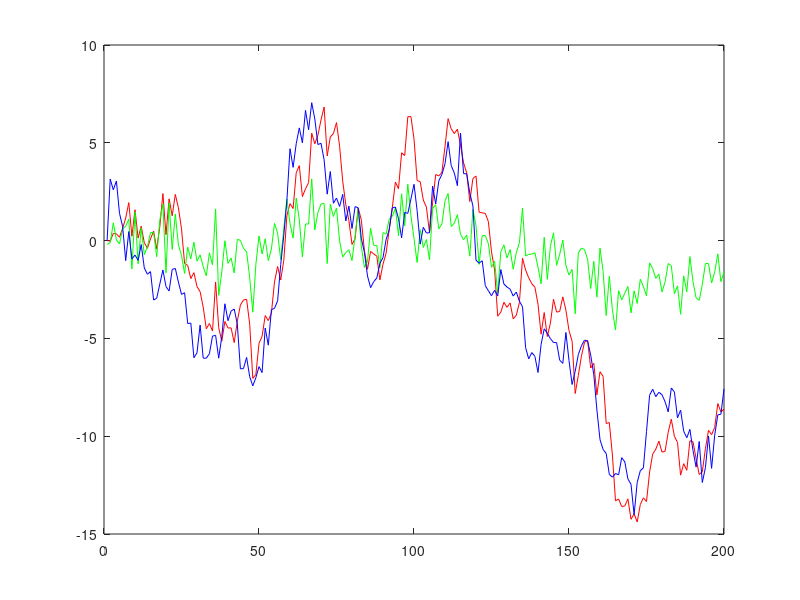

MATLAB code to generate this figure:
clear
N=200;
w(1)=0;
w=randn(1,N);
x(1)=0;
a=1;
for k=2:N;
x(k)=a*x(k-1)+w(k-1);
end

V=randn(1,N);
q1=std(V);
Rvv=q1.^2;
q2=std(x);
Rxx=q2.^2; 
q3=std(w);
Rww=q3.^2;
c=0.2;
Y=c*x+V;

p(1)=0;
s(1)=0;
for t=2:N;
p1(t)=a.^2*p(t-1)+Rww;
b(t)=c*p1(t)/(c.^2*p1(t)+Rvv);
s(t)=a*s(t-1)+b(t)*(Y(t)-a*c*s(t-1));
p(t)=p1(t)-c*b(t)*p1(t);
end

t=1:N;
plot(t,s,'r',t,Y,'g',t,x,'b');